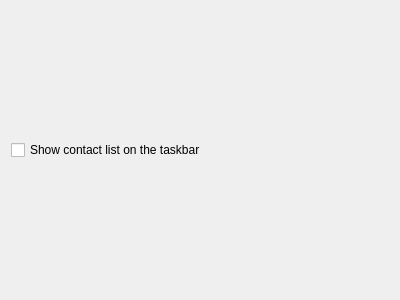
<?xml version="1.0" encoding="UTF-8"?>
<ui version="4.0">
 <class>w7isettingsClass</class>
 <widget class="QWidget" name="w7isettingsClass">
  <property name="geometry">
   <rect>
    <x>0</x>
    <y>0</y>
    <width>400</width>
    <height>300</height>
   </rect>
  </property>
  <property name="windowTitle">
   <string>PIZDO!!!</string>
  </property>
  <layout class="QGridLayout" name="gridLayout">
   <item row="0" column="0">
    <widget class="QCheckBox" name="showCLBox">
     <property name="text">
      <string>Show contact list on the taskbar</string>
     </property>
    </widget>
   </item>
  </layout>
 </widget>
 <resources/>
 <connections/>
</ui>
